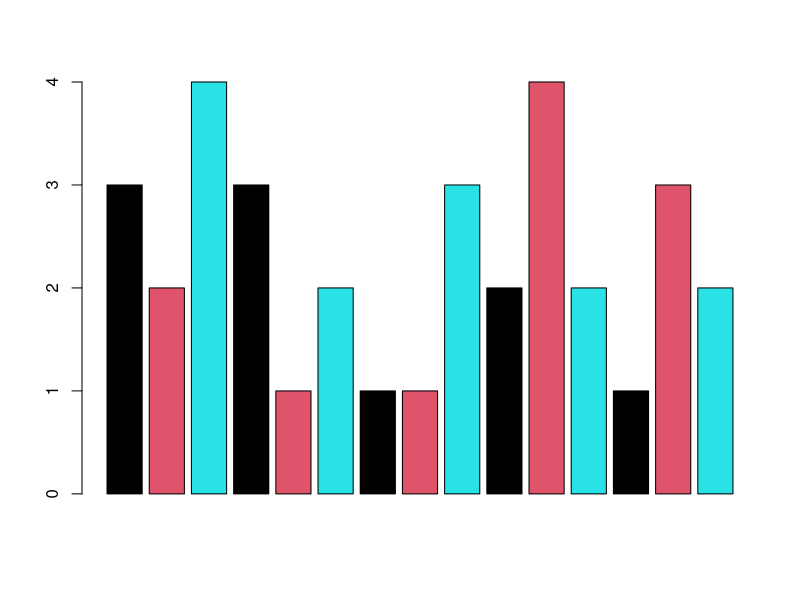
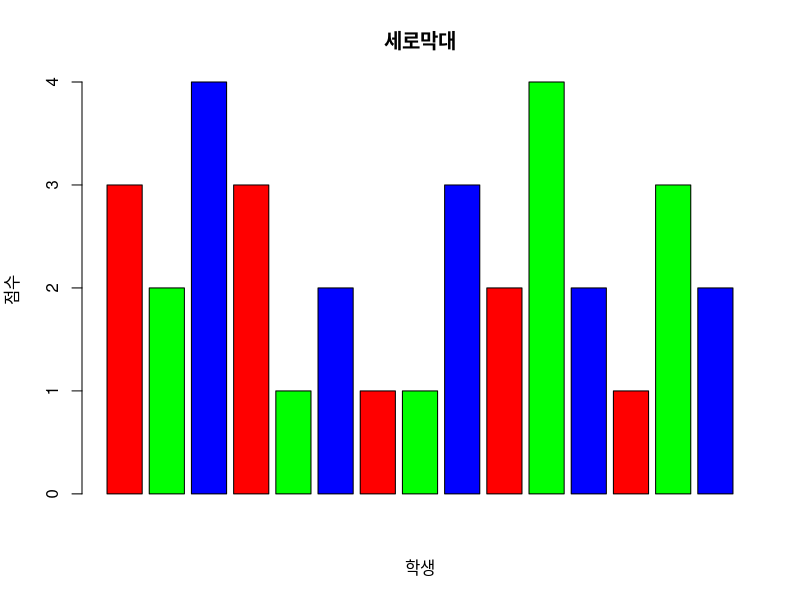
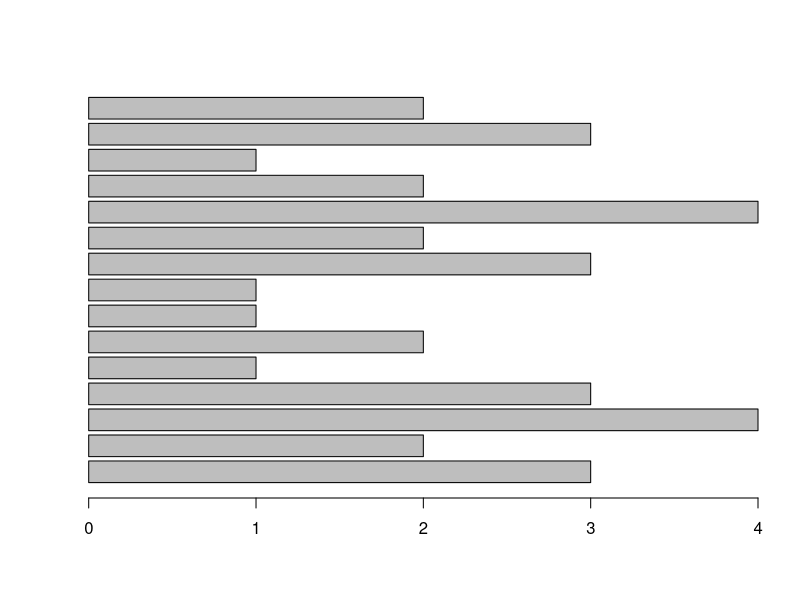
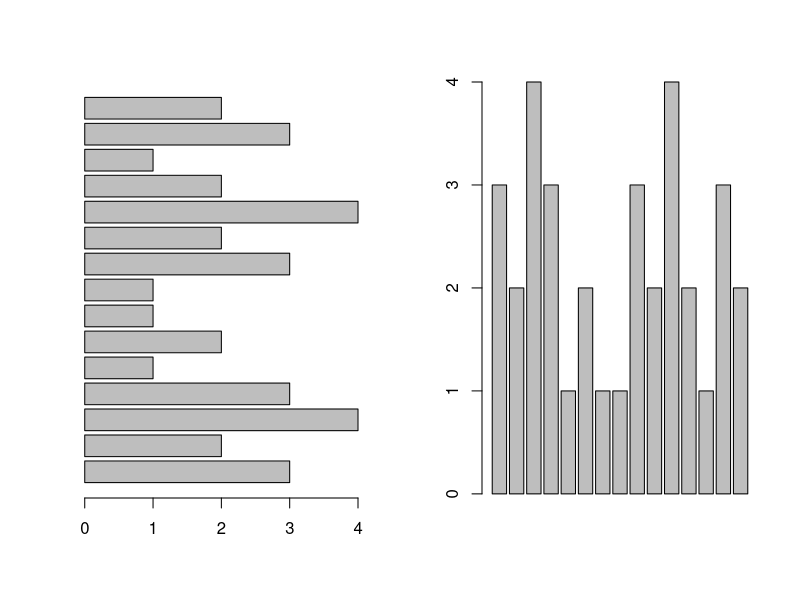
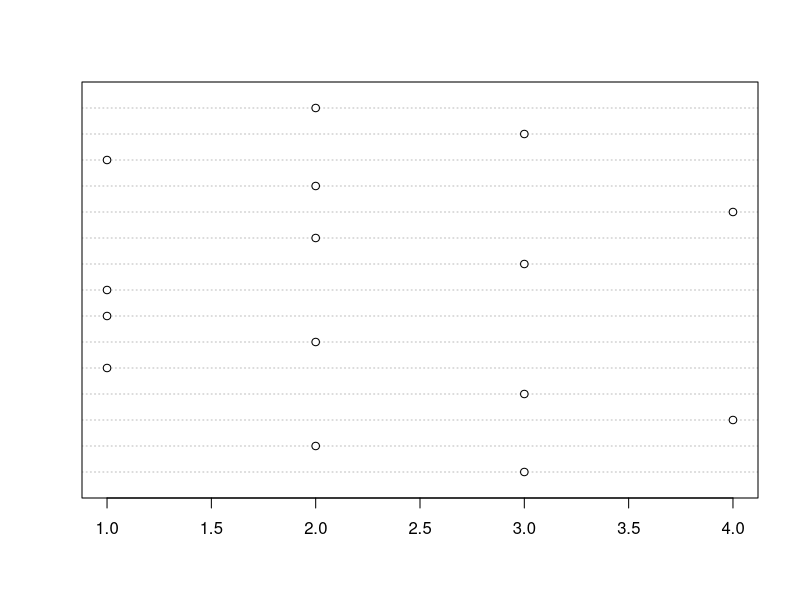
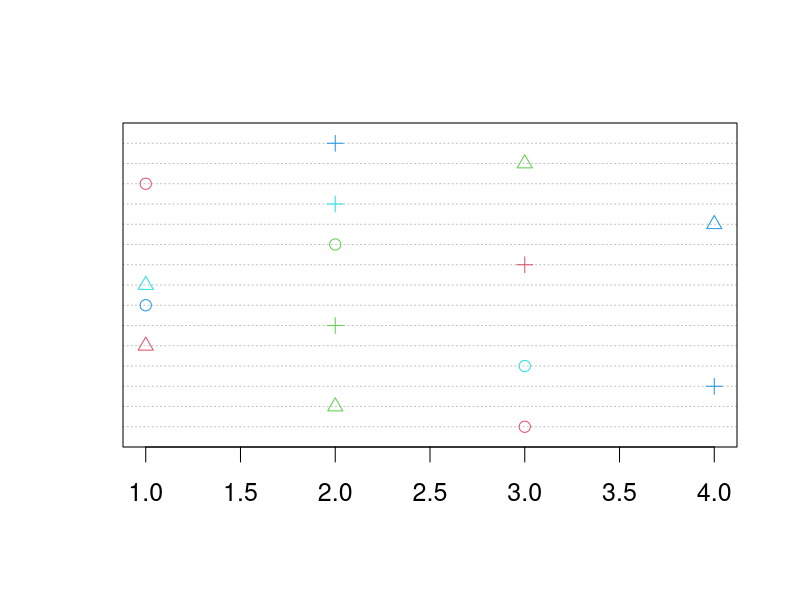
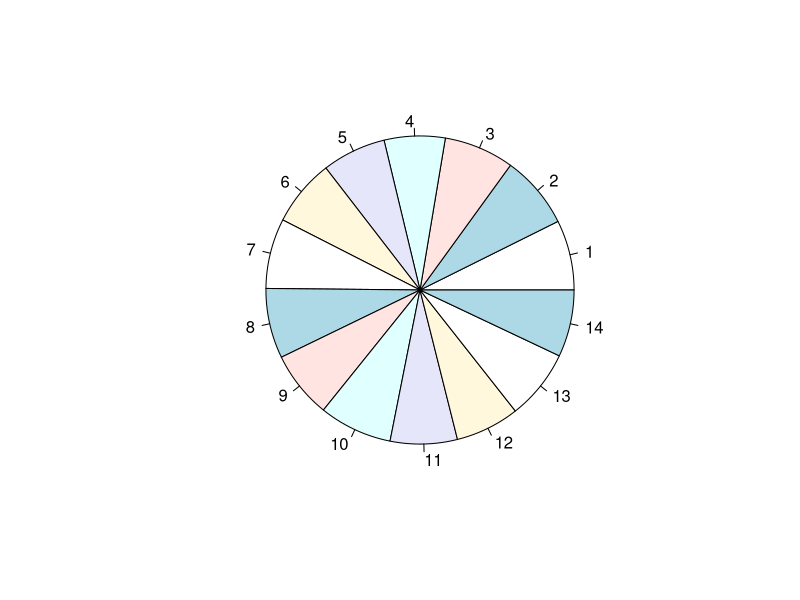
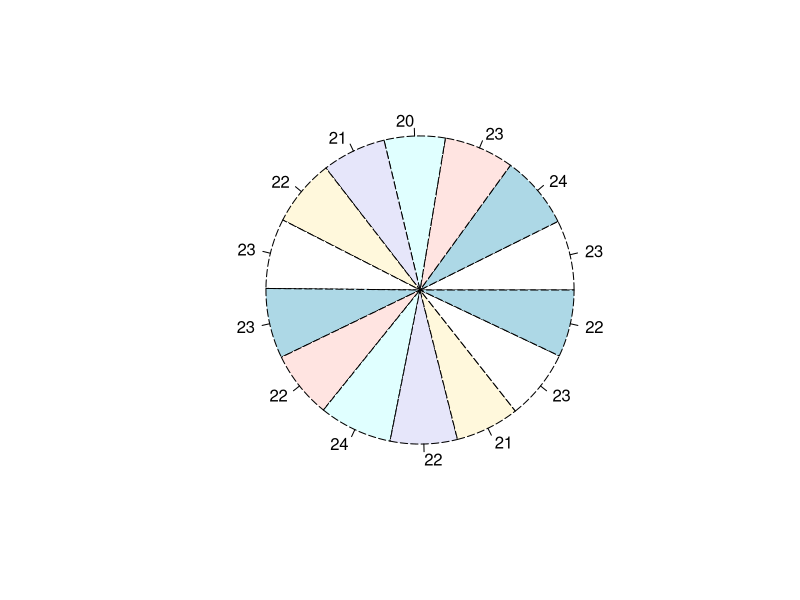

These figures' R source, in order:
# 시각화 (그래프 출력)
# 이산변수(등간척도:절대적0점o, 정수로 표현 o) : 막대, 점, 원형 차트 등을 사용
# 연속변수(비율척도:절대적0점x, 정수로 표현 x) : 상자박스, 히스토그램, 산점도 등을 사용
# 차트의 종류 무지 많음, 중요한 것은 내 데이터에 맞는 차트 그리기

getwd()
stu = read.csv("testdata/ex_studentlist.csv", fileEncoding = "utf-8")
stu
head(stu, n=3)
str(stu) # 구조 확인

# 세로 막대
graphics::barplot(stu$grade, col=c(1,2,5))
barplot(stu$grade, col=rainbow(3), main='세로막대', xlab='학생', ylab='점수')

# 가로 막대 
barplot(stu$grade, horiz = T)

par(mfrow=c(1,2)) # 그림 영역 1행 2열
barplot(stu$grade, horiz = T)
graphics::barplot(stu$grade, color=c(1,2,5))

par(mfrow=c(1,1))

# 점차트
dotchart(stu$grade)
dotchart(stu$grade, color = 2:5, cex=1.5, pch=1:3) # cex: 점크기, pch : 모양

# 파이차트
df = na.omit(stu) # na값 제거
df
pie(df$age)
pie(df$age, labels = df$age, lty = 5)

# box plot : 연속형 데이터의 분포를 표현
mean(stu$height)
boxplot(stu$height, range=0) # range = 0이 기본값
boxplot(stu$height, range=1)
boxplot(stu$height, range=1, notch = T) # notch 
abline(h=mean(stu$height), lty=3, col='blue') # 평균값 표시

hist(stu$height)
hist(stu$height, breaks =3) # 막대의 간격 바꾸기

hist(stu$height, breaks =3, prob=TRUE)
lines(density(stu$height)) # 밀도 곡선도 추가하기

plot(x=stu$height, y=stu$weight) 

head(iris)
plot(iris$Sepal.Length, iris$Petal.Length)